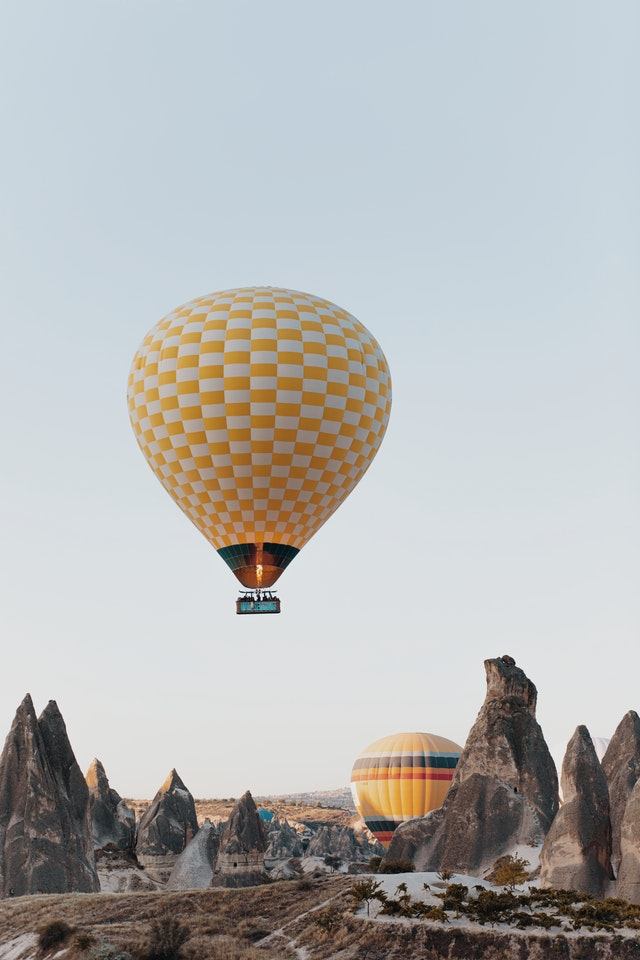
#> input picture 06_Alistirma/aircraft.jpg, 640 x 960 px; the run also reads 1 picture not shown here
$ python 09_Resim_Karsilastirma.py
#> lines starting #> are read from the running program, lines starting #| are printed output that depends on the picture
import cv2

img = cv2.imread("aircraft.jpg")
#> img is the input picture: shape (960, 640, 3); mean B, G, R 179.6, 180.6, 180.1
img = cv2.resize(img, (512, 512))
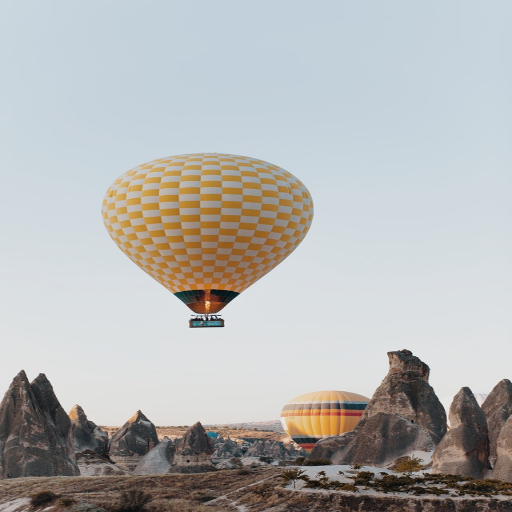
#> img: shape (512, 512, 3); mean B, G, R 179.6, 180.6, 180.1

img1 = cv2.imread("aircraft1.jpg")
img1 = cv2.resize(img1, (512, 512))
img1 = cv2.medianBlur(img1, 101)
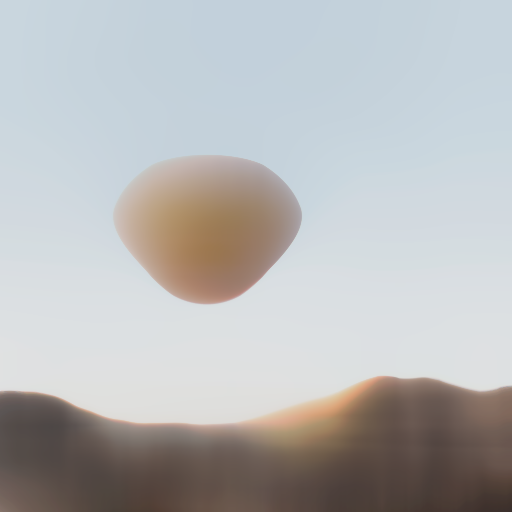
#> img1: shape (512, 512, 3); mean B, G, R 184.1, 183.7, 183.1

img2 = cv2.imread("polygons.png")
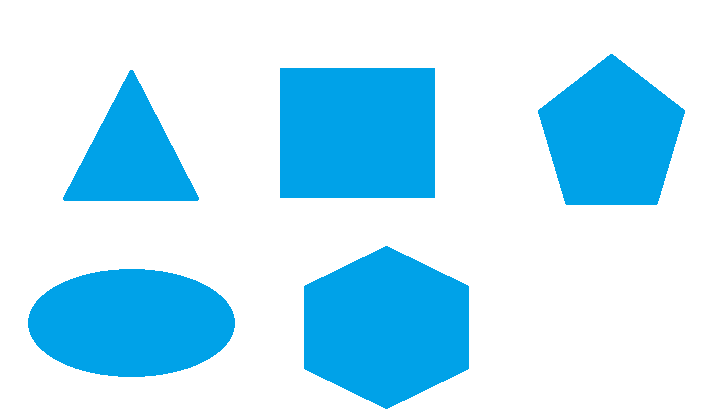
#> input picture polygons.png, 720 x 417 px, found by its file name
#> img2 is the input picture: shape (417, 720, 3); mean B, G, R 248.6, 229.3, 184.6
img2 = cv2.medianBlur(img2, 25)
img2 = cv2.resize(img2, (512, 512))
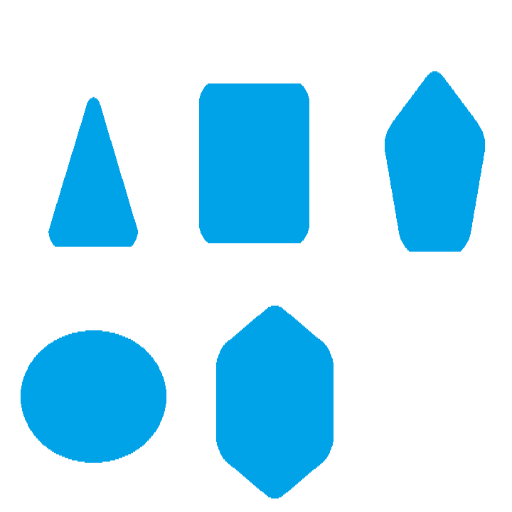
#> img2: shape (512, 512, 3); mean B, G, R 248.7, 229.7, 185.5

if img.shape == img1.shape:
    print("Same Size...")
else:
    print("Not Same...")

diff = cv2.subtract(img, img1)
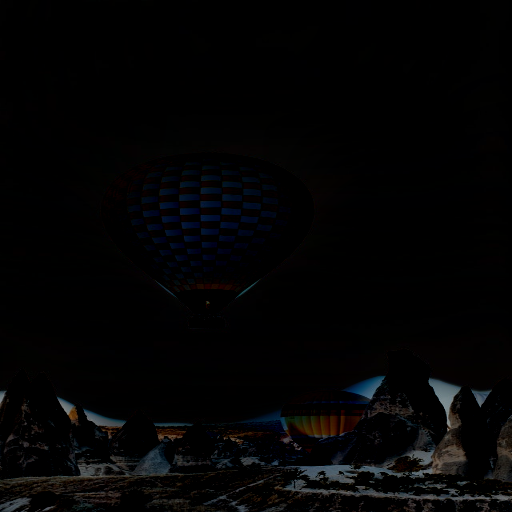
#> diff: shape (512, 512, 3); mean B, G, R 4.1, 3.7, 3.7

b, g, r = cv2.split(diff)
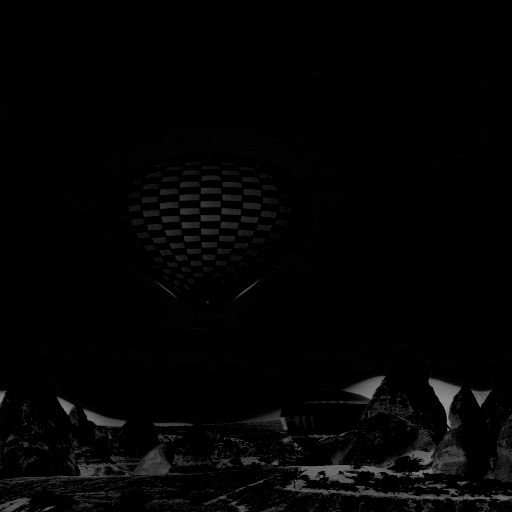
#> b: shape (512, 512); min 0, max 150, mean 4.1
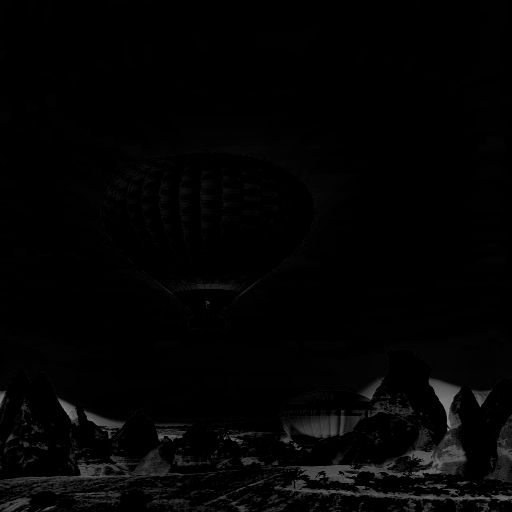
#> r: shape (512, 512); min 0, max 147, mean 3.7
# print(b, g, r)

q0 = cv2.countNonZero(b)
#> q0 = 79718
q1 = cv2.countNonZero(g)
#> q1 = 75660
q2 = cv2.countNonZero(r)
#> q2 = 81568

print("blue:", q0, "\n", "gray:", q1, "\n", "red:", q2)
#| blue: 79718
#|  gray: 75660
#|  red: 81568

cv2.imshow("difference", diff)
cv2.waitKey(0)
cv2.destroyAllWindows()
